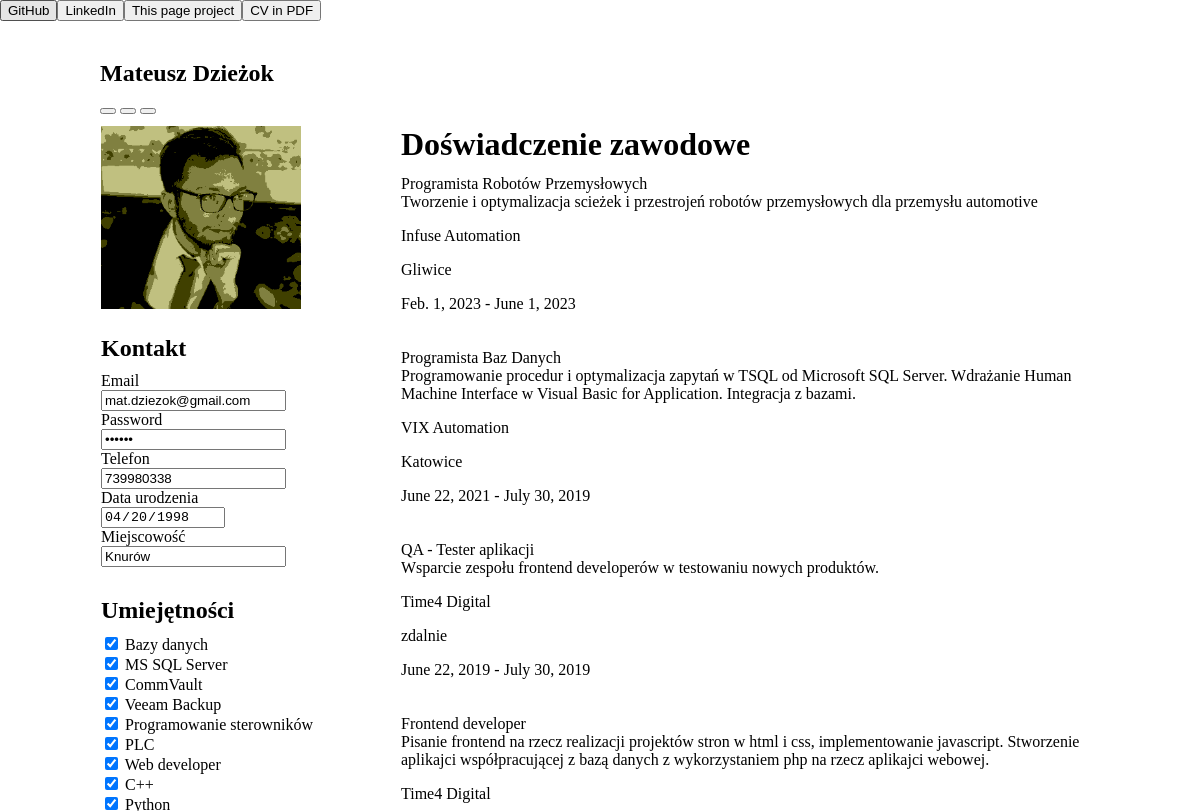
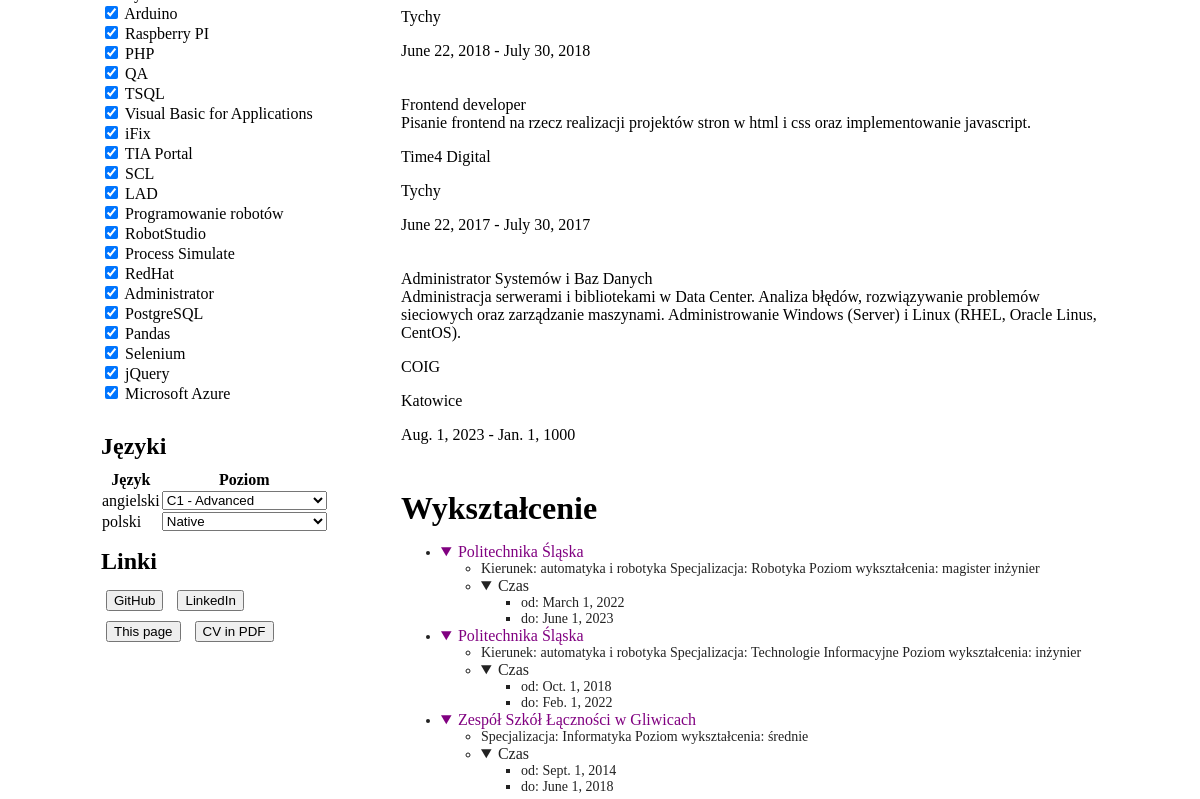
The app's page / (upper part), older data (2 pictures, top to bottom).
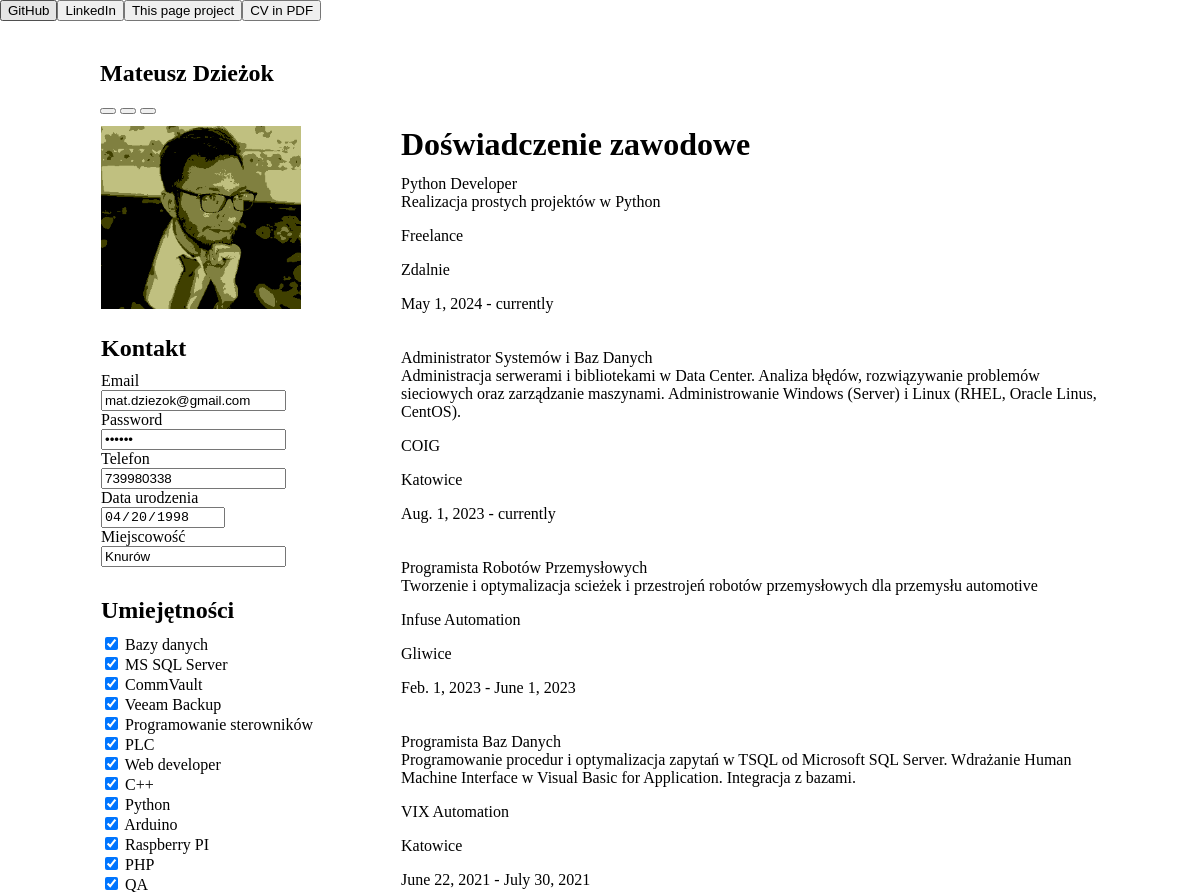
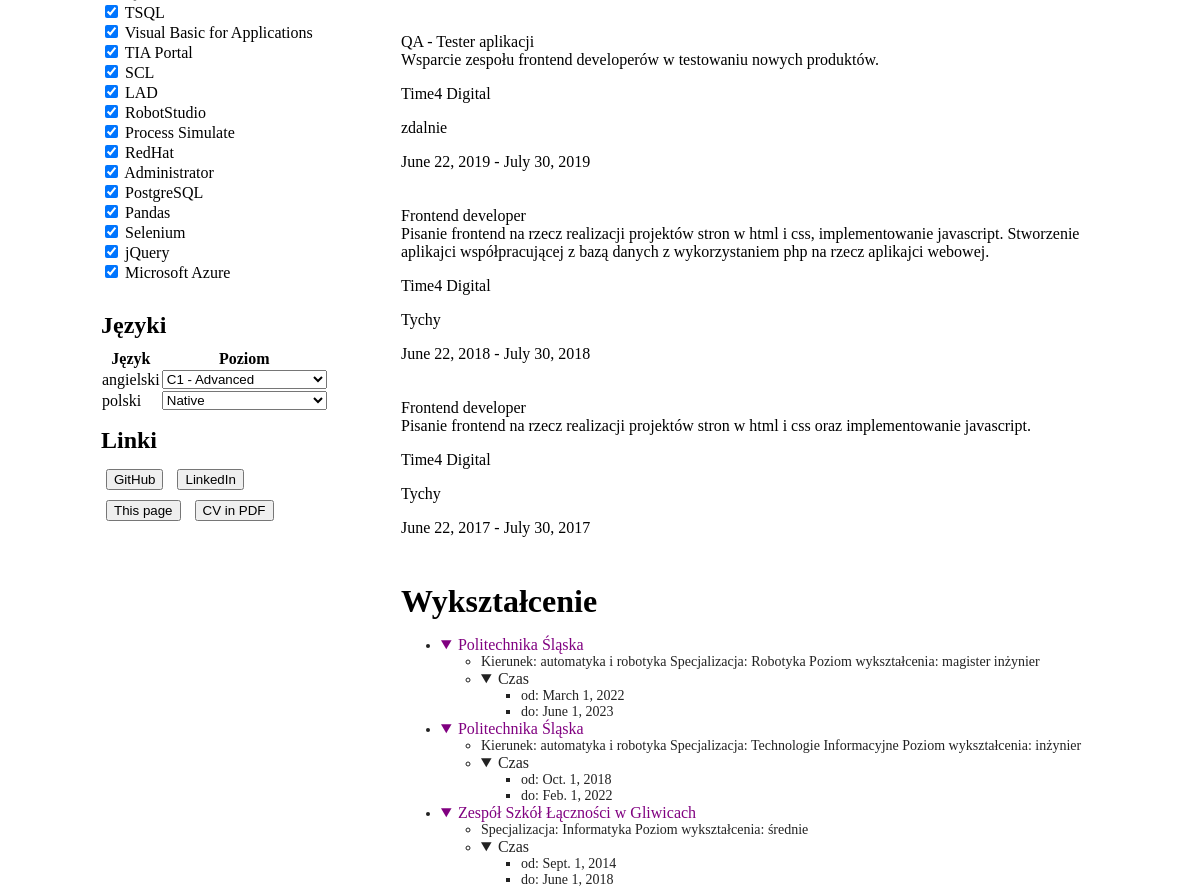
The same page, newer data (2 pictures, top to bottom).
### myCVapp/models.py (models this page shows, shortened)
class Skill(models.Model):
    name = models.CharField(max_length=100)
    level = models.CharField(max_length=100)

class Language(models.Model):
    name = models.CharField(max_length=100)
    level = models.CharField(max_length=100)
    ordering = ['-level']

class Experience(models.Model):
    title = models.CharField(max_length=100)
    company = models.CharField(max_length=100)
    location = models.CharField(max_length=100)
    description = models.TextField()
    start_date = models.DateField()
    end_date = models.DateField()
    ordering = ['-end_date']

class Education(models.Model):
    title = models.CharField(max_length=100)
    description = models.TextField()
    start_date = models.DateField()
    end_date = models.DateField()
    ordering = ['-end_date']

### myCVapp/views.py (the view)
# urls.py: path('', views.index, name='index'),
def index(request):
    context ={}
    edu = Education.objects.all()
    context['education'] = edu
    exp = Experience.objects.order_by('-end_date')
    context['experience'] = exp
    cert = Certificate.objects.order_by('-date')
    context['certificate'] = cert
    int = Interest.objects.all()
    context['interest'] = int
    skill = Skill.objects.order_by('-level')
    context['skill'] = skill
    lang = Language.objects.all()
    context['language'] = lang
    context['title']='Mateusz Dzieżok - CV'
    return render(request, 'index.html',context)

### myCVapp/templates/index.html (shortened to what this page needs)
{% extends "base.html" %}
{% block content %}
{% load static %}
<div class="window">
    <div class="title-bar">
      <div class="title-bar-text">
        <h2>Mateusz Dzieżok</h2>
      </div>
      <div class="title-bar-controls">
        <button aria-label="Minimize"></button>
        <button aria-label="Maximize"></button>
        <button aria-label="Close"></button>
      </div>
    </div>
    <div class="window-body">
    <div class="container" style = "vertical-align:top;">
            <div class="left">
                <table style="width:100%;" class="intable">
                    <tr>
                        <td>
                            <img src="{% static 'cvImage.png' %}" style="max-width: 200px;margin: 10px 0">
                        </td>
                    </tr>
                    <tr>
                        <td class="contact-data">
                            <h2>Kontakt</h2>
                            <div class="field-row-stacked">
                                <label for="email">Email</label>
                                <input id="email" type="email" value="mat.dziezok@gmail.com" readonly/>
                            </div>
                            <div class="field-row-stacked">
                                <label for="pass">Password</label>
                                <input id="pass" type="password" value="secret" readonly/>
                            </div>
                            <div class="field-row-stacked">
                                <label for="phone">Telefon</label>
                                <input id="phone" type="number" value="739980338" readonly/>
                            </div>
                            <div class="field-row-stacked">
                                <label for="birth">Data urodzenia</label>
                                <input id="birth" type="date" value="1998-04-20" readonly/>
                            </div>
                            <div class="field-row-stacked">
                                <label for="home">Miejscowość</label>
                                <input id="home" type="text" value="Knurów" readonly/>
                            </div>
                            <br>
                        </td>
                    </tr>
                    <tr>
                        <td>
                            <h2>Umiejętności</h2>
                            {% for skill in skill %}
                            <div class="field-row">
                                <input checked type="checkbox" id="example{{forloop.counter}}">
                                <label for="example{{forloop.counter}}">{{ skill.name }} </label>
                            </div>
                            {% endfor %}
                            <br>
                        </td>
                    </tr>
                    <tr>
                        <td>
                            <h2>Języki</h2>
                            <table>
                                <tr><th>Język</th><th>Poziom</th></tr>
                            {% for lang in language %}
                            <tr>
                                <td>{{ lang.name }}  </td>
                                <td>
                                    <select autocomplete="off" >
                                        <option {% if lang.level == "C1" %}selected='selected'{% endif %}>C1 - Advanced</option>
                                        <option {% if lang.level == "Native" or lang.level == "ojczysty" %}selected='selected'{% endif %}>Native</option>
                                    </select>
                                </td>
                            </tr>
                            {% endfor %}
                            </table>
                            <br>
                        </td>
                    </tr>
                    <tr>
                        <td class="forms">
                            <h2>Linki</h2>
                            <form action="https://github.com/osieks"><input type="submit" value="GitHub" /></form>
                            <form action="https://www.linkedin.com/in/mateusz-dzie%C5%BCok-9318bb244/"><input type="submit" value="LinkedIn" /></form>
                            <br>
                            <form action="http://mdziezok.ddns.net:8000/"><input type="submit" value="This page" /></form>
                            <form action="https://github.com/osieks"><input type="submit" value="CV in PDF" /></form>
                        </td>
                    </tr>
                </table>
            </div>
            <div class="right">
                <table class="intable">
                    <tr>
                        <td>
                            <h1 style="margin: 10px 0;"> Doświadczenie zawodowe </h1>
                        </td>
                    </tr>
                    {% for exp in experience %}
                    <tr>
                        <td>
                                <div class="window job">
                                    <div class="title-bar">
                                        <div class="title-bar-text">{{ exp.title }}</div>
                                    </div>
                                    <div class="window-body">
                                    {{ exp.description }}
                                    </div>
                                    <div class="status-bar">
                                        <p class="status-bar-field">{{ exp.company }}</p>
                                        <p class="status-bar-field">{{ exp.location }}</p>
                                        <p class="status-bar-field">{{ exp.start_date }} - {% if exp.end_date|date:"Y-m-d" > "2100-01-01" %}
                                            currently
                                        {% else %}
                                            {{ exp.end_date }}
                                        {% endif %}
                                        </p>
                                    </div>
                                    </div>
                                    <br>
                        </td>
                    </tr>
                    {% endfor %}
                    <tr>
                        <td>
                            <h1> Wykształcenie </h1>
                            <ul ul class="tree-view">
                                {% for edu in education %}
                                    <li class="tree-view-item">
                                        <details open>
                                            <summary style="color: purple">{{ edu.title }}</summary>
                                        <ul>
                                            <li>{{ edu.description }}</li>
                                            <li>
                                                <details open>
                                                    <summary>Czas</summary>
                                                    <ul>
                                                        <li>od: {{ edu.start_date }}</li>
                                                        <li>do: {{ edu.end_date }}</li>
                                                    </ul>
                                        </ul>
                                    </li>
                                {% endfor %}
                            </ul>
                        </td>
                    </tr>
                </table>
            </div
        </tr>
    </div>
{% endblock %}

### myCVapp/templates/base.html (shortened to what this page needs)
<!DOCTYPE html>
{% load static %}
<html lang="en">
  <head>
    <link rel="stylesheet" href="https://unpkg.com/98.css">
    <link rel="stylesheet" href="{% static 'styles.css' %}">
  </head>
  <body>
    <div class="window nav-bar">
      <form action="https://github.com/osieks"><input type="submit" value="GitHub" /></form>
      <form action="https://www.linkedin.com/in/mateusz-dzie%C5%BCok-9318bb244/"><input type="submit" value="LinkedIn" /></form>
      <form action="http://mdziezok.ddns.net:8000/"><input type="submit" value="This page project" /></form>
      <form action="/static/cv_2024.pdf"><input type="submit" value="CV in PDF" /></form>
    </div>
    <div class="pageContent">
    {% block content %}
    {% endblock %}
    </div>
  </body>
</html>

### myCVapp/static/styles.css (style rules this page uses)
h1 { font-size: 2em; margin: 10px 0 }
h2 { font-size: 1.5em; margin: 10px 0 }
html, body { margin: 0; padding: 0; }
table { width: 100%; border-collapse: collapse; display: inline-block; table-layout:fixed; background-color: rgba(0,0,0,0.0); }
.intable td, .intable th { white-space: normal !important; word-break: normal !important; word-wrap: break-word !important; }
table td:last-child { width: 100%; }
.window { max-width: 1000px; margin: auto 0; }
.pageContent { display: flex; justify-content: center; padding-top: 50px; }
.tree-view li { font-size: 14px; color: #222; }
.tree-view summary { font-size: 16px; }
.forms > form { display: inline-block; margin:5px; }
.forms form:last-child { margin-bottom: 15px; }
.nav-bar { justify-content: left; position: fixed; z-index: 1; left: 0; top: 0; right:0; width: 100%; max-width: none; display: flex; }
.contact-data div { width: 100%; max-width: 200px; }
.container { display: flex; flex-wrap: wrap; flex-direction: row; }
.container .left { flex: 30%; }
.container .right { flex: 70%; }

Row changes from the older to the newer data that the page shows:
removed Skill: name "iFix"
removed Skill: name "Programowanie robotów"
added Experience: title "Python Developer", description "Realizacja prostych projektów w Python", company "Freelance", location "Zdalnie", start_date "May 1, 2024", end_date "currently"
changed Experience "Administrator Systemów i Baz Danych": end_date "Jan. 1, 1000" → (not shown); now shows "currently"; moves up the list
changed Experience "Programista Baz Danych": end_date "July 30, 2019" → "July 30, 2021"
